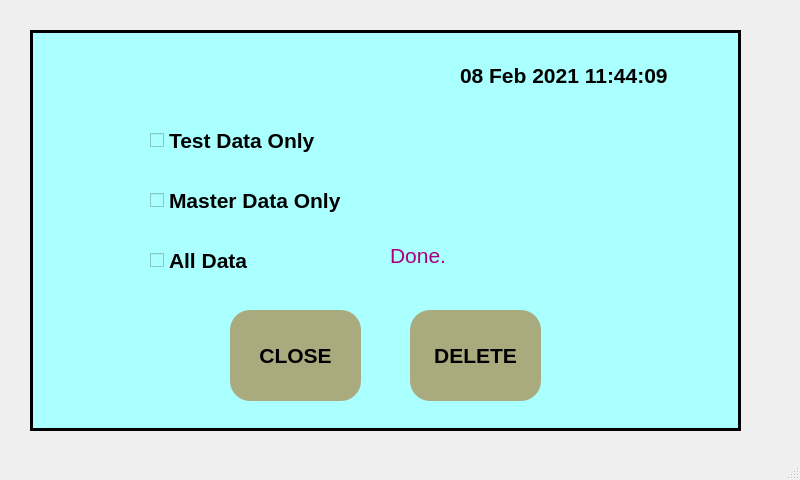
<?xml version="1.0" encoding="UTF-8"?>
<ui version="4.0">
 <class>MainWindow</class>
 <widget class="QMainWindow" name="MainWindow">
  <property name="geometry">
   <rect>
    <x>0</x>
    <y>0</y>
    <width>800</width>
    <height>480</height>
   </rect>
  </property>
  <property name="windowTitle">
   <string>MainWindow</string>
  </property>
  <widget class="QWidget" name="centralwidget">
   <widget class="QFrame" name="frame">
    <property name="geometry">
     <rect>
      <x>30</x>
      <y>30</y>
      <width>711</width>
      <height>401</height>
     </rect>
    </property>
    <property name="autoFillBackground">
     <bool>false</bool>
    </property>
    <property name="styleSheet">
     <string notr="true">background-color: rgb(170, 255, 255);
</string>
    </property>
    <property name="frameShape">
     <enum>QFrame::Box</enum>
    </property>
    <property name="frameShadow">
     <enum>QFrame::Plain</enum>
    </property>
    <property name="lineWidth">
     <number>3</number>
    </property>
    <widget class="QLabel" name="label">
     <property name="geometry">
      <rect>
       <x>430</x>
       <y>30</y>
       <width>261</width>
       <height>31</height>
      </rect>
     </property>
     <property name="font">
      <font>
       <family>Arial</family>
       <pointsize>16</pointsize>
       <weight>75</weight>
       <bold>true</bold>
      </font>
     </property>
     <property name="text">
      <string>08 Feb 2021 11:44:09</string>
     </property>
    </widget>
    <widget class="QLabel" name="label_2">
     <property name="geometry">
      <rect>
       <x>360</x>
       <y>210</y>
       <width>321</width>
       <height>31</height>
      </rect>
     </property>
     <property name="font">
      <font>
       <family>Arial</family>
       <pointsize>16</pointsize>
      </font>
     </property>
     <property name="styleSheet">
      <string notr="true">color: rgb(170, 0, 127);</string>
     </property>
     <property name="text">
      <string>Done.</string>
     </property>
    </widget>
    <widget class="QPushButton" name="pushButton_6">
     <property name="geometry">
      <rect>
       <x>380</x>
       <y>280</y>
       <width>131</width>
       <height>91</height>
      </rect>
     </property>
     <property name="font">
      <font>
       <family>Arial</family>
       <pointsize>16</pointsize>
       <weight>75</weight>
       <bold>true</bold>
      </font>
     </property>
     <property name="styleSheet">
      <string notr="true">background-color: rgb(170, 170, 127);
border-radius:20px;
</string>
     </property>
     <property name="text">
      <string>DELETE</string>
     </property>
     <property name="autoDefault">
      <bool>true</bool>
     </property>
     <property name="default">
      <bool>true</bool>
     </property>
     <property name="flat">
      <bool>false</bool>
     </property>
    </widget>
    <widget class="QPushButton" name="pushButton_8">
     <property name="geometry">
      <rect>
       <x>200</x>
       <y>280</y>
       <width>131</width>
       <height>91</height>
      </rect>
     </property>
     <property name="font">
      <font>
       <family>Arial</family>
       <pointsize>16</pointsize>
       <weight>75</weight>
       <bold>true</bold>
      </font>
     </property>
     <property name="styleSheet">
      <string notr="true">background-color: rgb(170, 170, 127);
border-radius:20px;
</string>
     </property>
     <property name="text">
      <string>CLOSE</string>
     </property>
     <property name="autoDefault">
      <bool>true</bool>
     </property>
     <property name="default">
      <bool>true</bool>
     </property>
     <property name="flat">
      <bool>false</bool>
     </property>
    </widget>
    <widget class="QLabel" name="label_4">
     <property name="geometry">
      <rect>
       <x>30</x>
       <y>30</y>
       <width>121</width>
       <height>61</height>
      </rect>
     </property>
     <property name="font">
      <font>
       <family>Arial</family>
       <pointsize>10</pointsize>
       <weight>75</weight>
       <bold>true</bold>
      </font>
     </property>
     <property name="styleSheet">
      <string notr="true">color: rgb(170, 0, 127);</string>
     </property>
     <property name="text">
      <string/>
     </property>
     <property name="pixmap">
      <pixmap>../images/nms.png</pixmap>
     </property>
    </widget>
    <widget class="QCheckBox" name="checkBox">
     <property name="geometry">
      <rect>
       <x>120</x>
       <y>90</y>
       <width>261</width>
       <height>41</height>
      </rect>
     </property>
     <property name="font">
      <font>
       <family>Arial</family>
       <pointsize>16</pointsize>
       <weight>75</weight>
       <bold>true</bold>
      </font>
     </property>
     <property name="text">
      <string>Test Data Only</string>
     </property>
    </widget>
    <widget class="QCheckBox" name="checkBox_2">
     <property name="geometry">
      <rect>
       <x>120</x>
       <y>150</y>
       <width>251</width>
       <height>41</height>
      </rect>
     </property>
     <property name="font">
      <font>
       <family>Arial</family>
       <pointsize>16</pointsize>
       <weight>75</weight>
       <bold>true</bold>
      </font>
     </property>
     <property name="text">
      <string>Master Data Only</string>
     </property>
    </widget>
    <widget class="QCheckBox" name="checkBox_3">
     <property name="geometry">
      <rect>
       <x>120</x>
       <y>210</y>
       <width>141</width>
       <height>41</height>
      </rect>
     </property>
     <property name="font">
      <font>
       <family>Arial</family>
       <pointsize>16</pointsize>
       <weight>75</weight>
       <bold>true</bold>
      </font>
     </property>
     <property name="text">
      <string>All Data</string>
     </property>
    </widget>
   </widget>
  </widget>
  <widget class="QMenuBar" name="menubar">
   <property name="geometry">
    <rect>
     <x>0</x>
     <y>0</y>
     <width>800</width>
     <height>21</height>
    </rect>
   </property>
  </widget>
  <widget class="QStatusBar" name="statusbar"/>
 </widget>
 <resources/>
 <connections/>
</ui>
